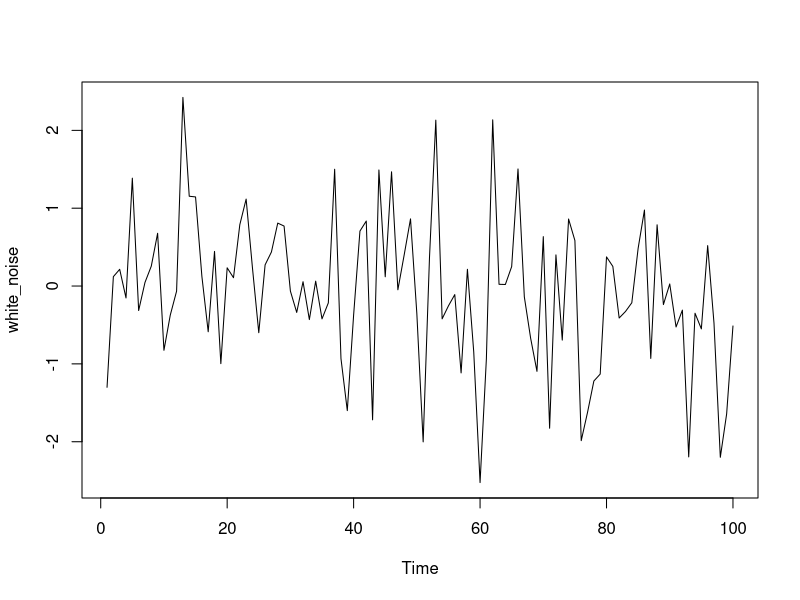
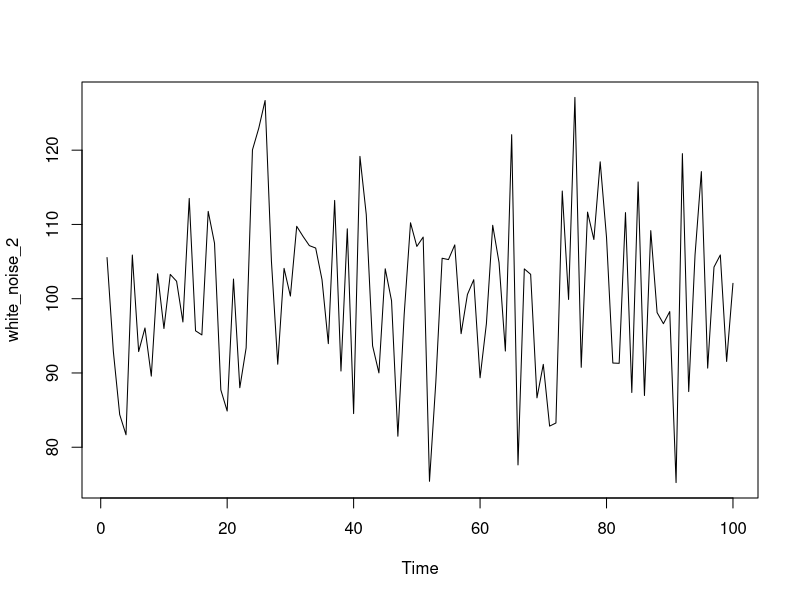

These figures' R source, in order:
## ---- chunk 1
# Simulate a WN model with list(order = c(0, 0, 0))
white_noise<- arima.sim(model = list(order = c(0, 0, 0)), n = 100)

# Plot the WN observations
ts.plot(white_noise)
## ---- chunk 2
# Simulate from the WN model with: mean = 100, sd = 10
white_noise_2 <- arima.sim(list(order = c(0, 0, 0)), n = 100, mean = 100, sd = 10)

# Plot your white_noise_2 data
ts.plot(white_noise_2)
## ---- chunk 3
# Fit the WN model to y using the arima command
arima(white_noise_2, order = c(0,0,0))

# Calculate the sample mean and sample variance of y
mean(white_noise_2)
var(white_noise_2)
